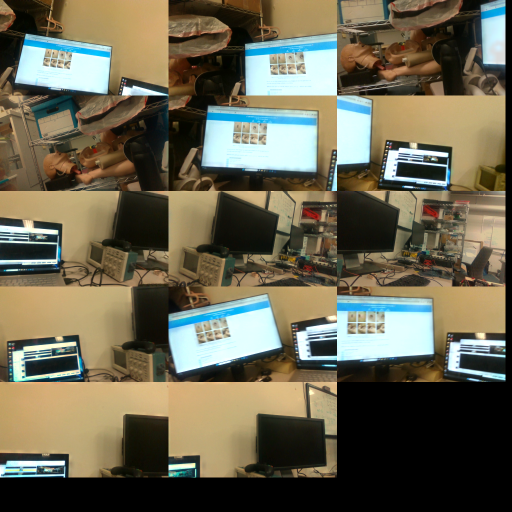
#> input picture test/png_mesh/mesh.png, 1024 x 1024 px (shown at 1/2 size); its folder holds only this picture in this run
$ python blurry_filter_node.py test/png_mesh 100   (older library calls are emulated)
#> lines starting #> are read from the running program, lines starting #| are printed output that depends on the picture
import sys
import shutil
import os
import cv2


def check_and_copy(filepath, output_path):
    if os.path.isfile(filepath):
        return shutil.copy2(filepath, output_path)
    else:
        return False

def laplace_variance(image):
    return cv2.Laplacian(image, cv2.CV_64F).var()

def thresh_and_remove(path, output_path, threshold):
    if not os.path.isfile(path):
        return

    img = cv2.imread(path)

    try:
        gray = cv2.cvtColor(img, cv2.COLOR_BGR2GRAY)
    except:
        gray = img

    blurmetric = laplace_variance(gray)

    if(blurmetric >= threshold):
        shutil.copy2(path, output_path)


min_args = 2
max_args = 3 # program, input, threshold

n = len(sys.argv)
print(n)

if n < min_args:
    print("Too few arguments")
    exit()
elif n > max_args:
    print("Too many arguments")
    exit()

input_path = sys.argv[1]

if n == 3:
    try:
        threshold = int(sys.argv[2])
    except:
        print("threshold must be an integer")
        exit()
else:
    threshold = 150

input_path = input_path.replace("\\", "/")

if input_path[-1] == "/":
    input_path = input_path[:-1]

output_dir = input_path + f"/blur_thresh_{threshold}_output_imgs"

if not os.path.isdir(output_dir):
    os.mkdir(output_dir)


input_path_initial = os.listdir(input_path)
input_path_len_initial = len(input_path_initial)
in_dir_iter = list(map(os.path.join, [input_path]*input_path_len_initial, input_path_initial))


list(map(thresh_and_remove, in_dir_iter, [output_dir]*input_path_len_initial, [threshold]*input_path_len_initial))
#> call 2 of thresh_and_remove, with path = 'test/png_mesh/mesh.png', threshold = 100
#> in thresh_and_remove, img is the input picture: shape (1024, 1024, 3); mean B, G, R 82.4, 101.9, 106.4
#> in thresh_and_remove (call 2), `gray = cv2.cvtColor(img, cv2.COLOR_BGR2GRAY)`:
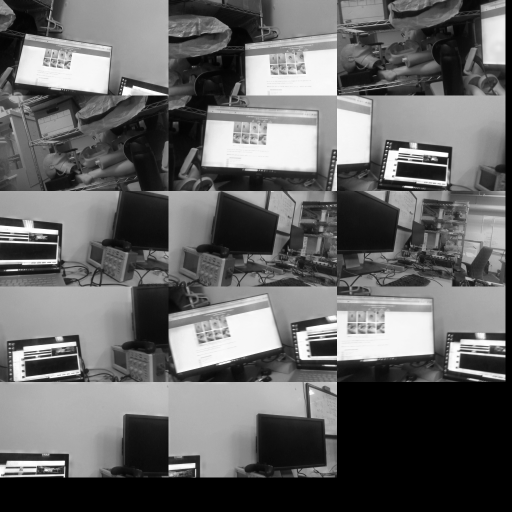
#> gray: shape (1024, 1024) (shown at 1/2 size); min 0, max 255, mean 101
#> in thresh_and_remove (call 2), `blurmetric = laplace_variance(gray)`: blurmetric = 594.2
